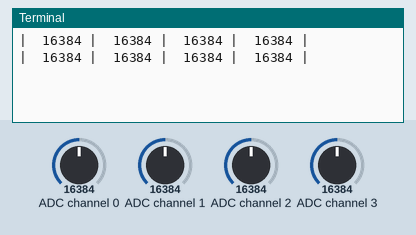
Simulated run of this program. Board: Raspberry Pi (BCM pin numbers). Parts: the last lines printed to the terminal. The inputs (shaded band) are chosen by the test bench; at power-on: ADC channel 0 = 16384, ADC channel 1 = 16384, ADC channel 2 = 16384, ADC channel 3 = 16384 (analog values on the 0–32767 scale).

Above: at 1.2 s.
1.3 s: ADC channel 0 set to 9830
At 2.9 s:
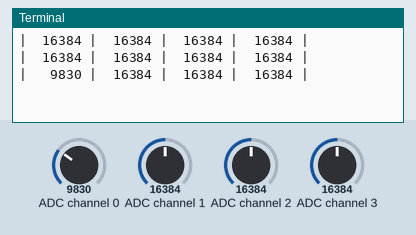
3.6 s: ADC channel 1 set to 9830
At 4.9 s:
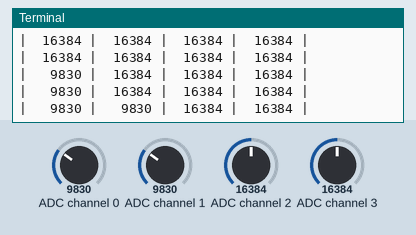
5.6 s: ADC channel 2 set to 9830
At 6.6 s:
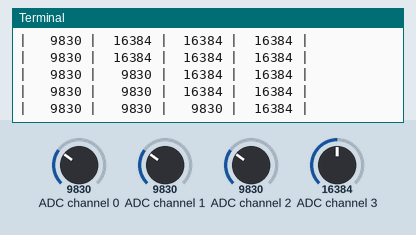
7.7 s: ADC channel 3 set to 9830
At 9.2 s:
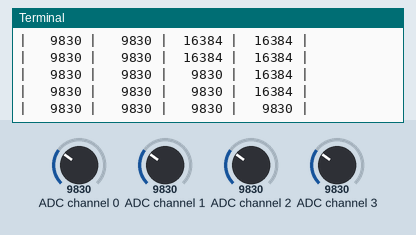
9.8 s: ADC channel 0 set to 983
At 11.2 s:
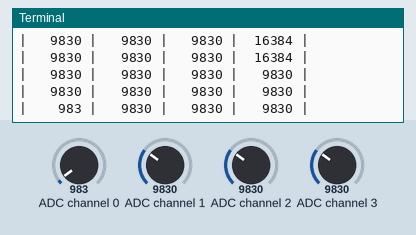
11.9 s: ADC channel 1 set to 983
At 13.2 s:
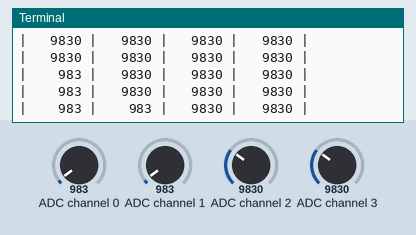

The program:

gpio_analog.py
```python
import time
import Adafruit_ADS1x15

adc = Adafruit_ADS1x15.ADS1115()
GAIN = 1

while True:
    values = [0]*4
    for i in range(4):
        values[i] = adc.read_adc(i, gain=GAIN)
    print('| {0:>6} | {1:>6} | {2:>6} | {3:>6} |'.format(*values))
    time.sleep(1)
```

Measured:
- after the input at 1.3 s, the terminal: prints a new line after 0.81 s (image 1)
- after the input at 3.6 s, the terminal: prints a new line after 0.58 s (image 2)
- after the input at 5.6 s, the terminal: prints a new line after 0.65 s (image 3)
- after the input at 7.7 s, the terminal: prints a new line after 0.63 s (image 4)
- after the input at 9.8 s, the terminal: prints a new line after 0.60 s (image 5)
- after the input at 11.9 s, the terminal: prints a new line after 0.57 s (image 6)
